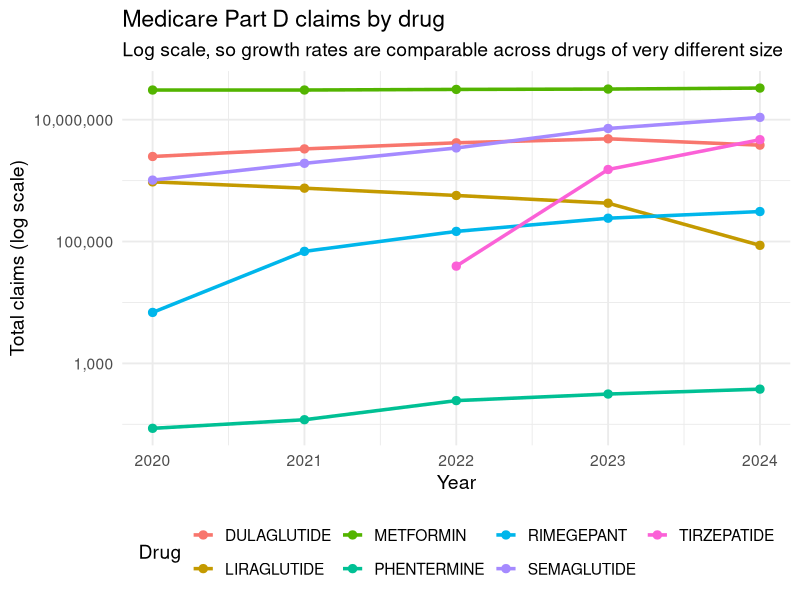
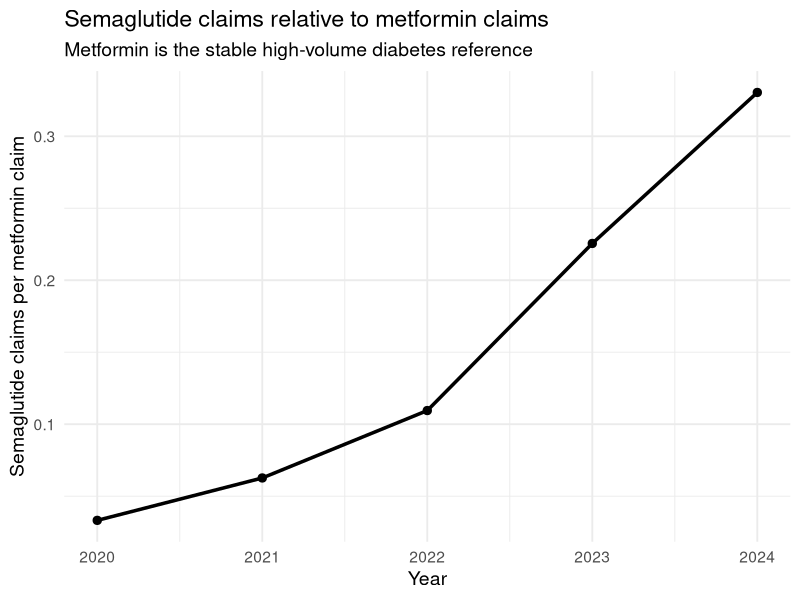

Source code (R) for these figures, in order: (Note: this script raises an error after producing the figures.)
## ---- chunk 1
knitr::opts_chunk$set(echo = FALSE, warning = FALSE, message = FALSE, fig.width = 10, fig.height = 6)
library(ggplot2)
library(dplyr)
library(tidyr)
library(readr)
library(scales)
library(survey)

# AHRQ Protocol: Adjust for "Lonely PSUs" (strata with only one primary sampling unit) 
# by centering them at the grand mean to prevent variance calculation failures.
options(survey.lonely.psu = "adjust")

cms   <- read_csv("../data/processed/cms_volume_output.csv")
faers <- read_csv("../data/processed/faers_cases.csv")
meps  <- read_csv("../data/processed/meps_financial_output.csv")
stats <- read_csv("../data/processed/stats_results.csv")

target <- "SEMAGLUTIDE"
## ---- chunk 2
# Plot CMS claims on a log scale to compare growth rates across drugs of vastly different volumes
ggplot(cms, aes(x = year, y = total_prescriptions, color = generic_name, group = generic_name)) +
  geom_line(linewidth = 1.2) +
  geom_point(size = 2.5) +
  scale_y_log10(labels = label_comma()) +
  theme_minimal(base_size = 14) +
  labs(title = "Medicare Part D claims by drug",
       subtitle = "Log scale, so growth rates are comparable across drugs of very different size",
       x = "Year", y = "Total claims (log scale)", color = "Drug") +
  theme(legend.position = "bottom")
## ---- chunk 3
# Calculate the ratio of Semaglutide claims to Metformin claims to show relative market penetration
cms_ratio <- cms %>%
  filter(generic_name %in% c(target, "METFORMIN")) %>%
  select(year, generic_name, total_prescriptions) %>%
  pivot_wider(names_from = generic_name, values_from = total_prescriptions) %>%
  mutate(ratio = .data[[target]] / METFORMIN)

ggplot(cms_ratio, aes(x = year, y = ratio)) +
  geom_line(linewidth = 1.2) +
  geom_point(size = 2.5) +
  theme_minimal(base_size = 14) +
  labs(title = "Semaglutide claims relative to metformin claims",
       subtitle = "Metformin is the stable high-volume diabetes reference",
       x = "Year", y = "Semaglutide claims per metformin claim")
## ---- chunk 4
# Calculate survey-weighted means and standard errors for each year independently
meps_est <- lapply(split(meps, meps$year), function(d) {
  # Build the complex survey design object on the FULL dataset to preserve variance strata
  des <- svydesign(id = ~varpsu, strata = ~varstr, weights = ~weight, data = d, nest = TRUE)
  # Subset to our target drugs AFTER building the design
  des <- subset(des, generic_name != "OTHER")
  
  # Calculate the weighted mean spending and standard error
  est <- as.data.frame(svyby(~spending, ~generic_name, des, svymean))
  n <- d %>% filter(generic_name != "OTHER") %>% count(generic_name, name = "n_fills")
  left_join(est, n, by = "generic_name")
}) %>%
  bind_rows(.id = "year") %>%
  mutate(year = as.integer(year),
         ci_low = pmax(spending - 1.96 * se, 1),   # Floor at 1 keeps the log axis valid
         ci_high = spending + 1.96 * se,
         unstable = n_fills < 30) # Flag estimates based on fewer than 30 unweighted fills

ggplot(meps_est, aes(x = year, y = spending, color = generic_name, group = generic_name)) +
  geom_line(linewidth = 1) +
  geom_pointrange(aes(ymin = ci_low, ymax = ci_high, shape = unstable), size = 0.6) +
  scale_y_log10(labels = label_dollar()) +
  scale_shape_manual(values = c(`FALSE` = 16, `TRUE` = 1), labels = c("n >= 30 fills", "n < 30 fills (unstable)")) +
  theme_minimal(base_size = 14) +
  labs(title = "Average expenditure per prescription fill",
       subtitle = "MEPS survey-weighted means with 95% CIs, log scale",
       x = "Year", y = "Expenditure per fill (log scale)", color = "Drug", shape = "") +
  theme(legend.position = "bottom")
## ---- chunk 5
meps_est %>%
  filter(year == max(year)) %>%
  transmute(Drug = generic_name, `Unweighted fills` = n_fills,
            `Mean $ per fill` = round(spending), `95% CI` = paste0("$", round(ci_low), " - $", round(ci_high))) %>%
  knitr::kable(caption = paste("Latest MEPS year:", max(meps_est$year)))
## ---- chunk 6
sema <- faers %>% filter(drug == target)

# Show the emergence of the Weight Loss reporting stratum over time
sema %>%
  group_by(year, indication) %>%
  summarise(cases = sum(total_cases), .groups = "drop") %>%
  ggplot(aes(x = factor(year), y = cases, fill = indication)) +
  geom_col() +
  theme_minimal(base_size = 14) +
  labs(title = "Semaglutide FAERS cases by reported indication",
       subtitle = "Latest version of each case, primary suspect drug only",
       x = "Year first received by FDA", y = "Cases", fill = "Indication")
## ---- chunk 7
unclass <- sema %>%
  summarise(share = sum(total_cases[indication %in% c("Other/Unknown", "Dual Indication")]) / sum(total_cases))
## ---- chunk 8
# Function to calculate Wilson Confidence Intervals for binomial proportions
# Wilson CIs are superior to standard Wald CIs when proportions are close to 0 or 1
wilson <- function(x, n, z = 1.96) {
  p <- x / n
  centre <- (p + z^2 / (2 * n)) / (1 + z^2 / n)
  half <- z * sqrt(p * (1 - p) / n + z^2 / (4 * n^2)) / (1 + z^2 / n)
  tibble(p = p, lo = centre - half, hi = centre + half)
}

props <- sema %>%
  filter(indication %in% c("Weight Loss", "Diabetes")) %>%
  group_by(year, reporter_group, indication) %>%
  summarise(across(c(total_cases, med_error_cases, gi_cases), sum), .groups = "drop") %>%
  pivot_longer(c(med_error_cases, gi_cases), names_to = "outcome", values_to = "events") %>%
  filter(total_cases >= 20) %>% # Drop sparse cells to prevent noisy visual spikes
  mutate(outcome = recode(outcome, med_error_cases = "Medication error / counterfeit", gi_cases = "GI event (calibration)"))

props <- bind_cols(props, wilson(props$events, props$total_cases))

# Facet by reporter group to visually demonstrate the "Weber effect" (media-stimulated reporting by consumers)
ggplot(props, aes(x = year, y = p, color = indication, group = indication)) +
  geom_line() +
  geom_pointrange(aes(ymin = lo, ymax = hi), size = 0.4) +
  facet_grid(outcome ~ reporter_group, scales = "free_y") +
  scale_y_continuous(labels = label_percent()) +
  theme_minimal(base_size = 13) +
  labs(title = "Share of semaglutide reports with each outcome",
       subtitle = "Wilson 95% CIs; cells with fewer than 20 cases are not shown",
       x = "Year", y = "Share of cases", color = "Indication") +
  theme(legend.position = "bottom")
## ---- chunk 9
# Generate a Forest Plot to visualize the Odds Ratios and 95% CIs from the Python stats script
forest <- stats %>%
  filter(target == !!target) %>%
  mutate(method = factor(method, levels = c("Crude ROR", "Adjusted OR (year + reporter)",
                                            "Comparator GLP-1s only: WL vs DM", "Interaction: extra WL effect for target")))

ggplot(forest, aes(x = odds_ratio, y = method, color = scope)) +
  geom_vline(xintercept = 1, linetype = "dashed") + # Reference line for no effect (OR = 1)
  geom_pointrange(aes(xmin = ci_low, xmax = ci_high), position = position_dodge(width = 0.6)) +
  scale_x_log10() + # Log scale is standard for Odds Ratios to maintain symmetry
  facet_wrap(~outcome, ncol = 1, scales = "free_y") +
  theme_minimal(base_size = 13) +
  labs(title = "Weight-loss vs diabetes reports: odds of each outcome",
       subtitle = "Odds ratios above 1 mean weight-loss reports are more likely to include the event; log scale",
       x = "Odds ratio (95% CI)", y = "", color = "Product scope") +
  theme(legend.position = "bottom")
## ---- chunk 10
prim <- stats %>%
  filter(target == !!target, method == "Adjusted OR (year + reporter)", scope == "All products", grepl("primary", outcome))
gi <- stats %>%
  filter(target == !!target, method == "Adjusted OR (year + reporter)", scope == "All products", grepl("GI", outcome))
inter <- stats %>%
  filter(target == !!target, grepl("Interaction", method), grepl("primary", outcome))

# Helper function to translate statistical output into plain English text
read_or <- function(r) {
  if (nrow(r) == 0) return("not estimable")
  dir <- ifelse(r$ci_low > 1, "higher", ifelse(r$ci_high < 1, "lower", "not clearly different"))
  sprintf("%s (OR %.2f, 95%% CI %.2f-%.2f)", dir, r$odds_ratio, r$ci_low, r$ci_high)
}
